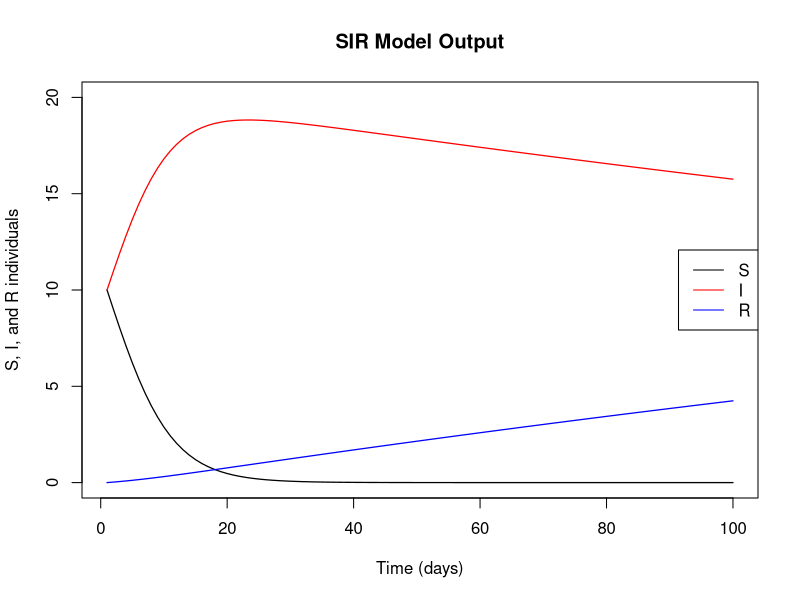
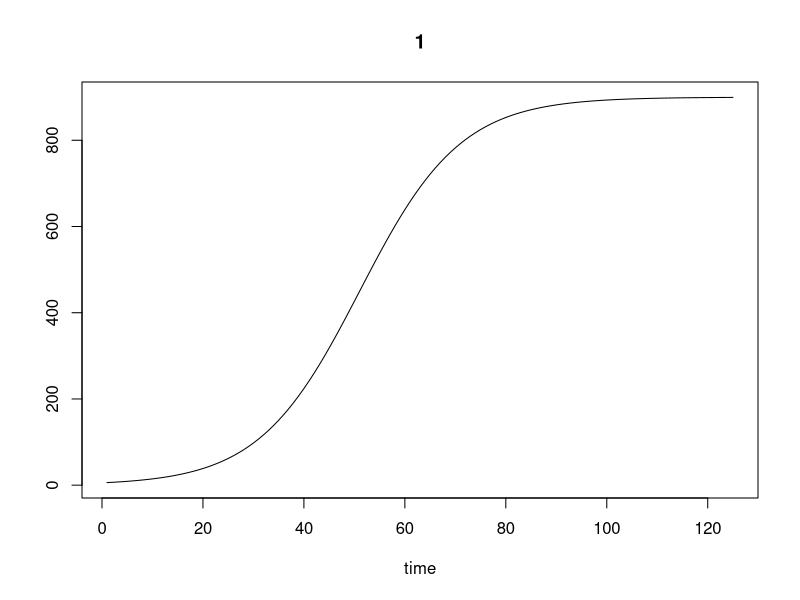
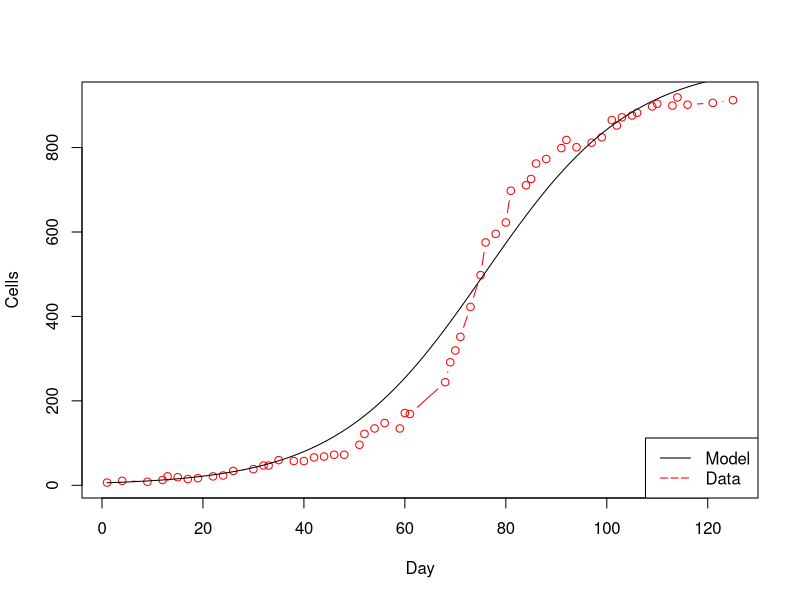

The R source for these figures, in order:
## Answer key for dynamic modeling section
# Ex 1
# Earlier but necessary stuff
library(deSolve)

SIR.model <- function (t, x, params) {
 S <- x[1]
 I <- x[2]
 R <- x[3]
 beta <- params[1]
 gamma <- params[2]
 dS <- -beta*S*I
 dI <- beta*S*I-gamma*I
 dR <- gamma*I
 list(c(dS,dI,dR))
}

params0 <- c(0.01, 0.0025)
x_init <- c(10, 10, 0)
t = seq(1:100)
results2 <- ode(x_init, t, SIR.model, params0)

plot(results2[,1], results2[,2], type="l", col="black", ylab="S, I, and R individuals", xlab="Time (days)", main="SIR Model Output", ylim=c(0, 20), lwd=1.25)
lines(results2[,1], results2[,3], type="l", col="red", lwd=1.25)
lines(results2[,1], results2[,4], type="l", col="blue", lwd=1.25)
legend("right", c("S", "I", "R"), col=c("black", "red", "blue"), lty=1)

# Ex 2
algae_data<-read.csv("CunninghamMaasAlgaeData.csv",header=T)
require(deSolve)

logistic_growth <- function (t, x, pars){
  N <- x[1]
  r = pars[1]
  K = pars[2]
  dN = r * N * (1 - (N/K))
  list(c(dN))
}

t=seq(1:125)
x_init = 6
pars = c(0.1, 900)

logistic_results <- ode(x_init, t, logistic_growth, pars)

plot(logistic_results)

log.sse <- function(params0, data) {
 t <- data[,1]
 cells <- data[,2]
 r <- params0[1]
 K <- params0[2]
 N0 <- 6
 out <-as.data.frame(ode(y = c(N=N0), times=t, logistic_growth, parms=c(r,K), hmax=0.01))
 sse <- sum((out$N-cells)^2)
}

fit0 <- optim(pars, log.sse, data=algae_data)
fit0$par 
fit0$convergence

fit1 <- optim(fit0$par, log.sse, data=algae_data)
fit1$par

plot(algae_data$Time, algae_data$Cells, type='b', xlab='Day', ylab='Cells', col='red')
t <- seq(1, max(algae_data$Time), by=0.05)
mod.pred <- as.data.frame(ode(c(N0=6), t, logistic_growth, fit1$par, , hmax=0.01))
lines(t, mod.pred$N)
legend("bottomright", c("Model", "Data"), col=c("black", "red"), lty=c(1,5))
